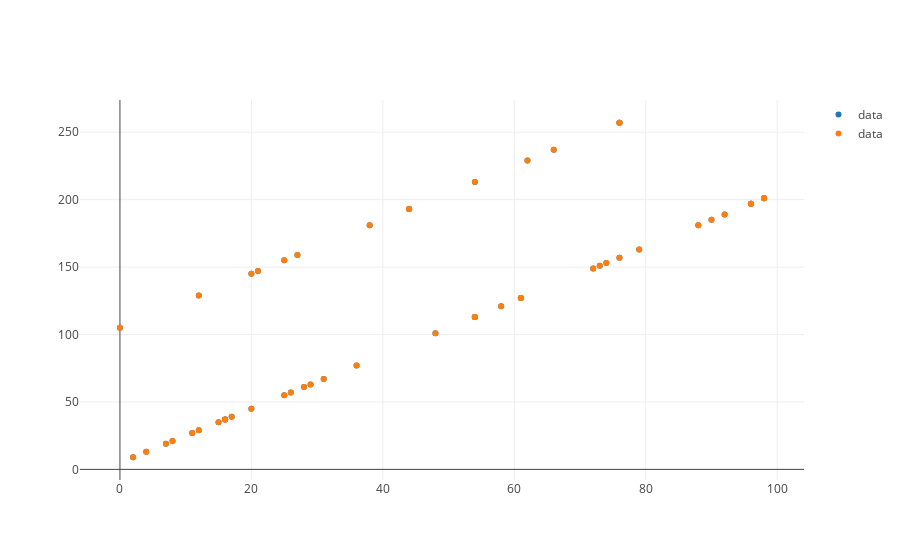

The code cell stored with this chart in its notebook:
### Code cell
predictions_trace = trace_values(temps.reshape(50), updated_predictions)

plot([data_trace, predictions_trace])

### Figure 1 — Plotly figure (JSON) as saved in the notebook; plotly's stock layout.template omitted (floating-point values rounded to 4 significant figures)
{"data": [{"mode": "markers", "name": "data", "text": [], "type": "scatter", "uid": "8f3c40fe-cec3-446b-98f8-cc3a1def1b96", "x": [96, 61, 4, 29, 38, 54, 27, 79, 0, 7, 12, 54, 90, 36, 21, 16, 62, 16, 98, 25, 54, 44, 26, 28, 72, 98, 20, 25, 76, 15, 48, 76, 96, 2, 61, 44, 74, 73, 88, 11, 12, 66, 76, 58, 17, 8, 54, 20, 31, 92], "y": [197, 127, 13, 63, 181, 213, 159, 163, 105, 19, 129, 113, 185, 77, 147, 37, 229, 37, 201, 55, 113, 193, 57, 61, 149, 201, 145, 155, 257, 35, 101, 257, 197, 9, 127, 193, 153, 151, 181, 27, 29, 237, 157, 121, 39, 21, 113, 45, 67, 189]}, {"mode": "markers", "name": "data", "text": [], "type": "scatter", "uid": "a1c3c827-0d09-4d21-a7ff-945bf2aa71c8", "x": [96, 61, 4, 29, 38, 54, 27, 79, 0, 7, 12, 54, 90, 36, 21, 16, 62, 16, 98, 25, 54, 44, 26, 28, 72, 98, 20, 25, 76, 15, 48, 76, 96, 2, 61, 44, 74, 73, 88, 11, 12, 66, 76, 58, 17, 8, 54, 20, 31, 92], "y": [197.0, 127.0, 13.0, 63.0, 181.0, 213.0, 159, 163.0, 105.0, 19.0, 129, 113.0, 185.0, 77.0, 147, 37.0, 229.0, 37.0, 201.0, 55.0, 113.0, 193.0, 57.0, 61.0, 149.0, 201.0, 145, 155, 257.0, 35.0, 101.0, 257.0, 197.0, 9.0, 127.0, 193.0, 153.0, 151.0, 181.0, 27.0, 29.0, 237.0, 157.0, 121.0, 39.0, 21.0, 113.0, 45.0, 67.0, 189.0]}], "layout": {"autosize": true, "xaxis": {"autorange": true, "range": [-6.106, 104.1], "type": "linear"}, "yaxis": {"autorange": true, "range": [-9.166, 275.2], "type": "linear"}}}
